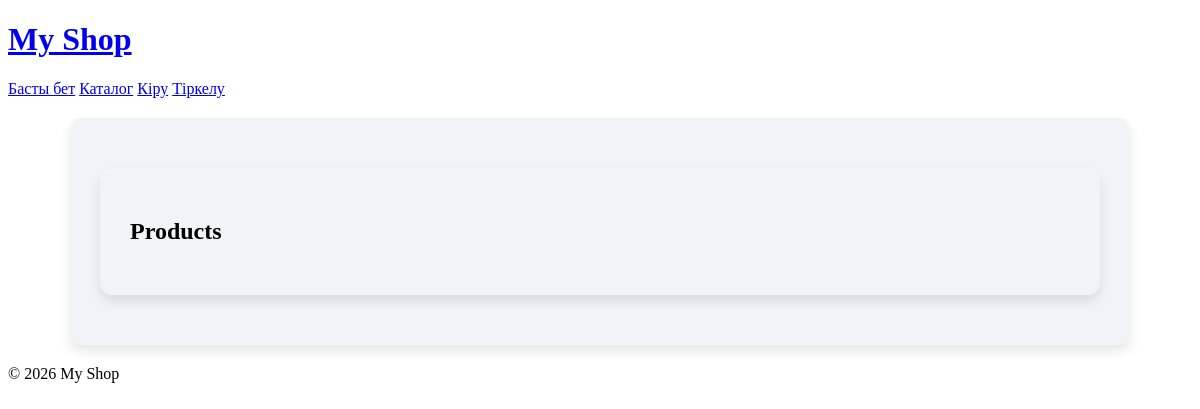
/category/4/, run on an earlier commit of the app's database.
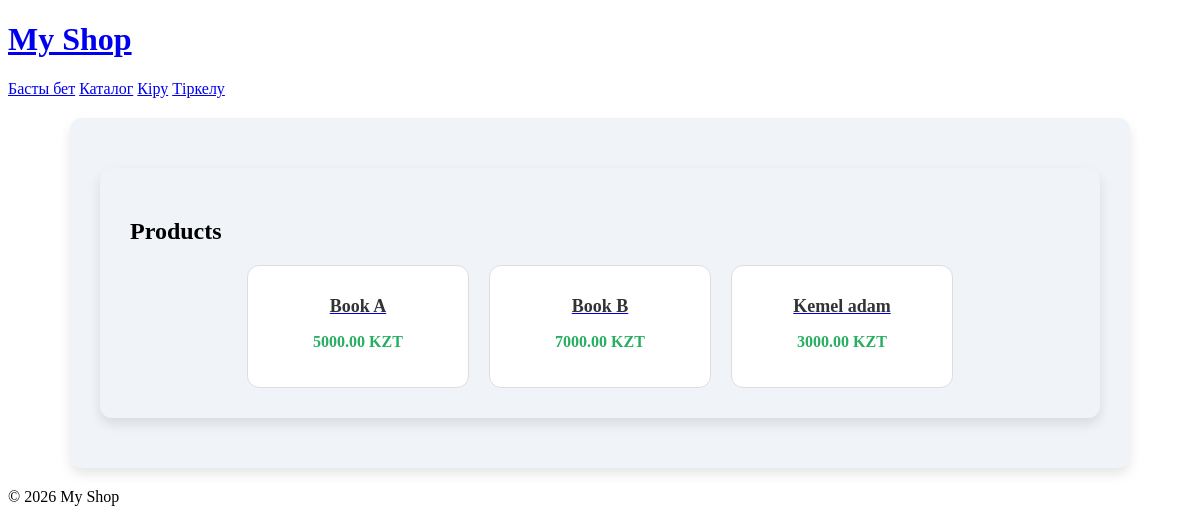
And on a later commit of the database.
### mainapp/models.py (models this page shows, shortened)
class Product(models.Model):
    name = models.CharField(max_length=150)
    price = models.DecimalField(max_digits=10, decimal_places=2)
    stock = models.IntegerField()
    category = models.ForeignKey(Category, on_delete=models.CASCADE)

### mainapp/views.py (the view)
# urls.py: path('category/<int:category_id>/', views.catalog_by_category, name='catalog_by_category'),
def catalog_by_category(request, category_id):
    products = Product.objects.filter(category_id=category_id)
    return render(request, 'mainapp/catalog.html', {'products': products})

### mainapp/templates/mainapp/catalog.html
{% extends 'mainapp/base.html' %}
{% block content %}
<div class="container-content">
    <h2>Products</h2>
    <div class="products">
        {% for p in products %}
            <div class="product">
                <a href="{% url 'product_detail' p.id %}">
                    <h3>{{ p.name }}</h3>
                </a>
                <p>{{ p.price }} KZT</p>
            </div>
        {% endfor %}
    </div>
</div>
{% endblock %}

What changed in the data, as far as the page shows it:
added Product: name "Book A", price "5000.00"
added Product: name "Book B", price "7000.00"
added Product: name "Kemel adam", price "3000.00"
